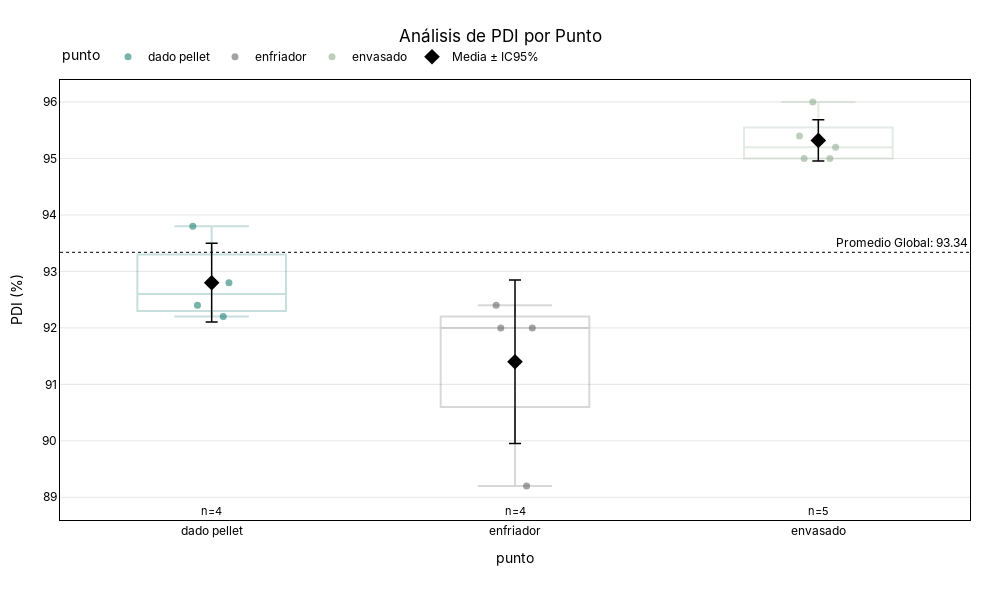

The cell this chart's notebook holds for it:
### Code cell
# 1. Definir tu configuración de negocio fuera de la función
config_colores = {
    "dado pellet": "#1C8074",
    "enfriador": "#666666",
    "envasado": "#94AF92"
}
orden_pasos = ["dado pellet", "enfriador", "envasado"]

fig = plot_statistical_strip(
    df=con_punto,
    x_col="punto",      # Tu columna 'categoria'
    y_col="PDI",      # Tu columna 'values'
    category_order=orden_pasos, # Inyectamos el orden
    color_map=config_colores,   # Inyectamos los colores
    title="Análisis de PDI por Punto",
    y_title="PDI (%)"
)

fig.show()
s3.save_plotly_html(fig_final, "stripplot_pdi_orden.html")

### Figure 1 — Plotly figure (JSON) as saved in the notebook; plotly's stock layout.template omitted (floating-point values rounded to 4 significant figures)
{"data": [{"alignmentgroup": "True", "boxpoints": "all", "fillcolor": "rgba(255,255,255,0)", "hoveron": "points", "hovertemplate": "<b>PDI</b>: %{y:.2f}<br>punto: %{x}<extra></extra>", "legendgroup": "dado pellet", "line": {"color": "rgba(255,255,255,0)"}, "marker": {"color": "#1C8074", "line": {"width": 0}, "opacity": 0.6, "size": 7}, "name": "dado pellet", "offsetgroup": "dado pellet", "orientation": "v", "pointpos": 0, "showlegend": true, "type": "box", "x": ["dado pellet", "dado pellet", "dado pellet", "dado pellet"], "x0": " ", "xaxis": "x", "y": [92.4, 92.8, 92.2, 93.8], "y0": " ", "yaxis": "y"}, {"alignmentgroup": "True", "boxpoints": "all", "fillcolor": "rgba(255,255,255,0)", "hoveron": "points", "hovertemplate": "<b>PDI</b>: %{y:.2f}<br>punto: %{x}<extra></extra>", "legendgroup": "enfriador", "line": {"color": "rgba(255,255,255,0)"}, "marker": {"color": "#666666", "line": {"width": 0}, "opacity": 0.6, "size": 7}, "name": "enfriador", "offsetgroup": "enfriador", "orientation": "v", "pointpos": 0, "showlegend": true, "type": "box", "x": ["enfriador", "enfriador", "enfriador", "enfriador"], "x0": " ", "xaxis": "x", "y": [89.2, 92, 92, 92.4], "y0": " ", "yaxis": "y"}, {"alignmentgroup": "True", "boxpoints": "all", "fillcolor": "rgba(255,255,255,0)", "hoveron": "points", "hovertemplate": "<b>PDI</b>: %{y:.2f}<br>punto: %{x}<extra></extra>", "legendgroup": "envasado", "line": {"color": "rgba(255,255,255,0)"}, "marker": {"color": "#94AF92", "line": {"width": 0}, "opacity": 0.6, "size": 7}, "name": "envasado", "offsetgroup": "envasado", "orientation": "v", "pointpos": 0, "showlegend": true, "type": "box", "x": ["envasado", "envasado", "envasado", "envasado", "envasado"], "x0": " ", "xaxis": "x", "y": [96, 95.2, 95, 95.4, 95], "y0": " ", "yaxis": "y"}, {"boxmean": false, "fillcolor": "rgba(0,0,0,0)", "hoverinfo": "skip", "line": {"color": "#1C8074"}, "marker": {"color": "#1C8074"}, "name": "dado pellet (IQR)", "opacity": 0.25, "showlegend": false, "type": "box", "x": ["dado pellet", "dado pellet", "dado pellet", "dado pellet"], "y": [92.4, 92.8, 92.2, 93.8]}, {"boxmean": false, "fillcolor": "rgba(0,0,0,0)", "hoverinfo": "skip", "line": {"color": "#666666"}, "marker": {"color": "#666666"}, "name": "enfriador (IQR)", "opacity": 0.25, "showlegend": false, "type": "box", "x": ["enfriador", "enfriador", "enfriador", "enfriador"], "y": [89.2, 92, 92, 92.4]}, {"boxmean": false, "fillcolor": "rgba(0,0,0,0)", "hoverinfo": "skip", "line": {"color": "#94AF92"}, "marker": {"color": "#94AF92"}, "name": "envasado (IQR)", "opacity": 0.25, "showlegend": false, "type": "box", "x": ["envasado", "envasado", "envasado", "envasado", "envasado"], "y": [96, 95.2, 95, 95.4, 95]}, {"customdata": [0.6976, 1.449, 0.3635], "error_y": {"array": [0.6976, 1.449, 0.3635], "color": "black", "thickness": 1.5, "type": "data", "width": 6}, "hovertemplate": "<b>Media</b>: %{y:.2f}<br>IC95%: ±%{customdata:.2f}<extra></extra>", "marker": {"color": "black", "size": 12, "symbol": "diamond"}, "mode": "markers", "name": "Media ± IC95%", "showlegend": true, "type": "scatter", "x": ["dado pellet", "enfriador", "envasado"], "y": [92.8, 91.4, 95.32]}], "layout": {"annotations": [{"font": {"color": "black"}, "showarrow": false, "text": "Promedio Global: 93.34", "x": 1, "xanchor": "right", "xref": "x domain", "y": 93.34, "yanchor": "bottom", "yref": "y"}, {"font": {"color": "black", "size": 11}, "showarrow": false, "text": "n=4", "x": "dado pellet", "y": 89.2, "yshift": -25}, {"font": {"color": "black", "size": 11}, "showarrow": false, "text": "n=4", "x": "enfriador", "y": 89.2, "yshift": -25}, {"font": {"color": "black", "size": 11}, "showarrow": false, "text": "n=5", "x": "envasado", "y": 89.2, "yshift": -25}], "boxmode": "overlay", "font": {"color": "black", "family": "Inter, Arial, sans-serif"}, "height": 600, "legend": {"orientation": "h", "title": {"text": "punto"}, "tracegroupgap": 0, "x": 0, "xanchor": "left", "y": 1.02, "yanchor": "bottom"}, "margin": {"b": 80, "l": 60, "r": 30, "t": 80}, "paper_bgcolor": "rgba(0,0,0,0)", "plot_bgcolor": "rgba(0,0,0,0)", "shapes": [{"line": {"color": "black", "dash": "dot", "width": 1}, "type": "line", "x0": 0, "x1": 1, "xref": "x domain", "y0": 93.34, "y1": 93.34, "yref": "y"}], "title": {"text": "Análisis de PDI por Punto", "x": 0.5, "xanchor": "center", "y": 0.95, "yanchor": "top"}, "width": 1000, "xaxis": {"anchor": "y", "categoryarray": ["dado pellet", "enfriador", "envasado"], "categoryorder": "array", "domain": [0, 1], "linecolor": "black", "mirror": true, "showline": true, "title": {"text": "punto"}}, "yaxis": {"anchor": "x", "domain": [0, 1], "gridcolor": "rgba(0,0,0,0.1)", "linecolor": "black", "mirror": true, "showline": true, "title": {"text": "PDI (%)"}}}}
